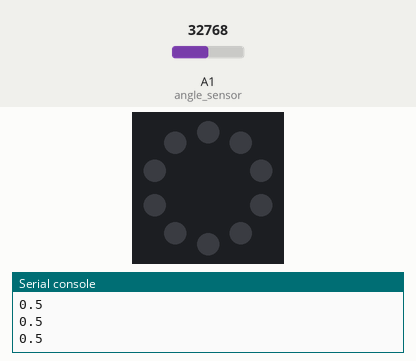
A program run on a simulated Circuit Playground running CircuitPython. On the bench: the board's ring of 10 RGB LEDs (number 0 left of the top, counting anticlockwise), the last lines printed to the serial console. The test bench sets the inputs (shaded band); at power-on: A1 (angle_sensor) = 32768 (analog values on the 0–65535 scale).

Above: at 1.2 s.
1.3 s: A1 (angle_sensor) set to 33632
At 2.0 s:
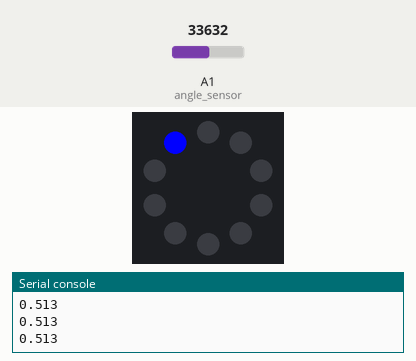
2.9 s: A1 (angle_sensor) set to 32767
At 3.4 s:
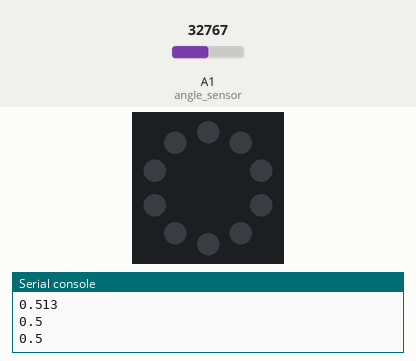
4.5 s: A1 (angle_sensor) set to 45874
At 4.9 s:
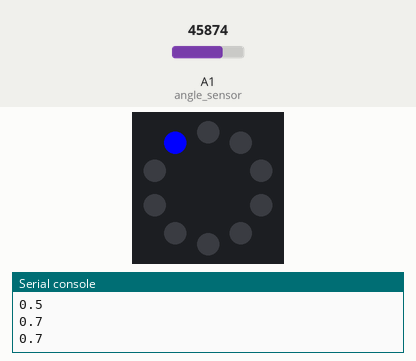
Timing chart, 0 to 7.5 s (numbered marks = the images above; inputs shaded):
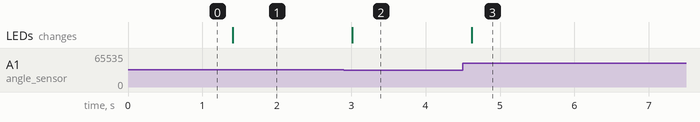

The program:

code.py
```python
import time
import board
import analogio
from adafruit_circuitplayground import cp

angle_sensor = analogio.AnalogIn(board.A1)

while True:
    angle_normalized = round( angle_sensor.value/ 65536, 3)
    print( angle_normalized )
    if angle_normalized > 0.5:
        cp.pixels[0] = (0,0,255)
    else:
        cp.pixels[0] = (0,0,0)
    time.sleep( 0.2 )
```

Measured:
- the behaviour switches between 32800 and 32816 on A1 (angle_sensor) (found by bisection; images 0 and 1)
- after the input at 1.3 s, the LEDs: change after 0.11 s (image 1)
- after the input at 2.9 s, the LEDs: change after 0.11 s (image 2)
- after the input at 4.5 s, the LEDs: change after 0.12 s (image 3)
